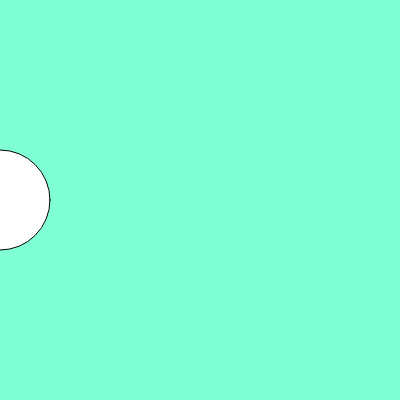
Frame 1 (no input)
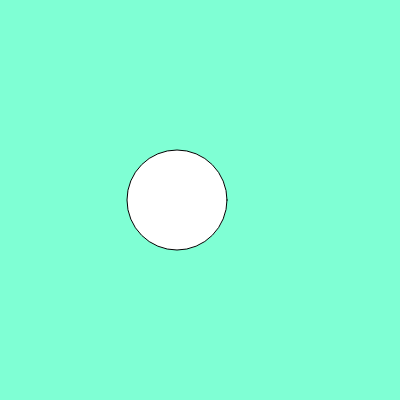
Frame 60 (no input)
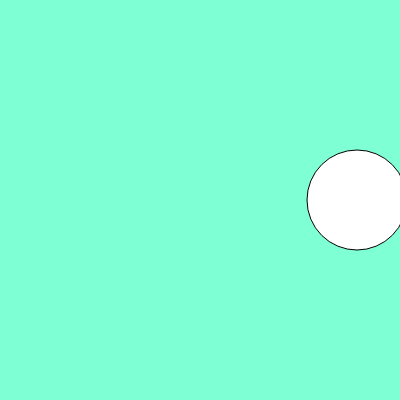
Frame 120 (the mouse pressed at the canvas centre since frame 60)

The p5.js sketch that drew these frames (run headless with seeded random() and noise() and a simulated clock; from frame 60 on, the mouse is pressed at the canvas centre):

// p5.js sketch
// ── sketch.js
let x = 0;
let speed = 3

function setup() {
  createCanvas(400, 400);
}

function draw() {
  background("aquamarine")
  circle(x, 200, 100);
  if (x > width) {
    speed = -3;
  }

  x = x + speed;
  
}
